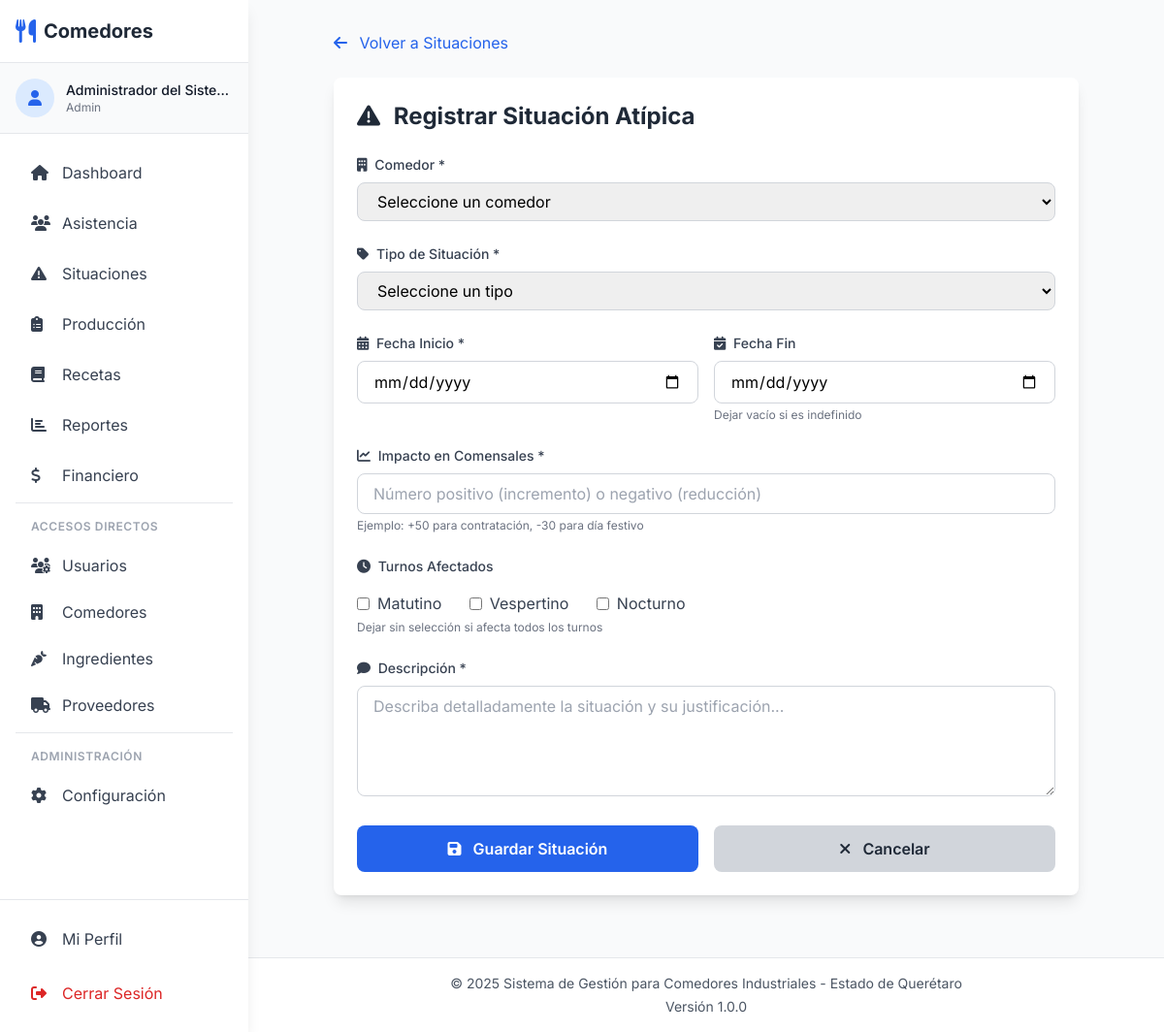
The page /situations/create (signed in) on the database its author committed.
### tables this page shows
CREATE TABLE IF NOT EXISTS turnos (
    id INT AUTO_INCREMENT PRIMARY KEY,
    nombre VARCHAR(50) NOT NULL,
    hora_inicio TIME NOT NULL,
    hora_fin TIME NOT NULL,
    descripcion VARCHAR(200),
    activo TINYINT(1) DEFAULT 1
);

### config/Database.php (called while the page is built, shortened)
<?php
class Database {
    private static $instance = null;
    private $connection;
    private function __construct() {
        try {
            $dsn = "mysql:host=" . DB_HOST . ";dbname=" . DB_NAME . ";charset=" . DB_CHARSET;
            $this->connection = new PDO($dsn, DB_USER, DB_PASS);
            $this->connection->setAttribute(PDO::ATTR_ERRMODE, PDO::ERRMODE_EXCEPTION);
            $this->connection->setAttribute(PDO::ATTR_DEFAULT_FETCH_MODE, PDO::FETCH_ASSOC);
        } catch(PDOException $e) {
            die("Database Connection Error: " . $e->getMessage());
        }
    }
    public static function getInstance() {
        if (self::$instance === null) {
            self::$instance = new self();
        }
        return self::$instance;
    }
    public function getConnection() {
        return $this->connection;
    }
}

### app/controllers/SituationsController.php (called while the page is built, shortened)
<?php
class SituationsController extends Controller {
    public function create() {
        $stmt = $this->db->query("SELECT * FROM comedores WHERE activo = 1 ORDER BY nombre");
        $comedores = $stmt->fetchAll();
        $stmt = $this->db->query("SELECT * FROM turnos WHERE activo = 1 ORDER BY hora_inicio");
        $turnos = $stmt->fetchAll();
        $data = [
            'title' => 'Registrar Situación Atípica',
            'comedores' => $comedores,
            'turnos' => $turnos,
            'csrf_token' => $this->generateCsrfToken()
        ];
        $this->view('situations/create', $data);
    }
}

### public/index.php (called while the page is built, shortened)
<?php
require_once APP_PATH . '/Router.php';
require_once APP_PATH . '/Controller.php';
$router = new Router();
$router->get('/', 'AuthController', 'index');
$router->get('/login', 'AuthController', 'login');
$router->post('/login', 'AuthController', 'doLogin');
$router->get('/logout', 'AuthController', 'logout');
$router->get('/forgot-password', 'AuthController', 'forgotPassword');
$router->post('/forgot-password', 'AuthController', 'sendPasswordReset');
$router->get('/reset-password', 'AuthController', 'resetPassword');
$router->post('/reset-password', 'AuthController', 'doResetPassword');
$router->get('/dashboard', 'DashboardController', 'index');
$router->get('/dashboard/stats', 'DashboardController', 'stats');
$router->get('/attendance', 'AttendanceController', 'index');
$router->get('/attendance/history', 'AttendanceController', 'history');
$router->get('/attendance/record', 'AttendanceController', 'recordForm');
$router->post('/attendance/record', 'AttendanceController', 'saveRecord');
$router->get('/attendance/projections', 'AttendanceController', 'projections');
$router->post('/attendance/calculate-projection', 'AttendanceController', 'calculateProjection');
$router->get('/situations', 'SituationsController', 'index');
$router->get('/situations/create', 'SituationsController', 'create');
$router->post('/situations/create', 'SituationsController', 'store');
$router->get('/situations/edit/:id', 'SituationsController', 'edit');
$router->post('/situations/update/:id', 'SituationsController', 'update');
$router->post('/situations/delete/:id', 'SituationsController', 'delete');
$router->get('/production', 'ProductionController', 'index');
$router->get('/production/create', 'ProductionController', 'create');
$router->post('/production/create', 'ProductionController', 'store');
$router->get('/production/view/:id', 'ProductionController', 'viewOrder');
$router->get('/production/edit/:id', 'ProductionController', 'edit');
$router->post('/production/update/:id', 'ProductionController', 'update');
$router->post('/production/calculate-ingredients', 'ProductionController', 'calculateIngredients');
$router->get('/production/print/:id', 'ProductionController', 'print');
$router->get('/recipes', 'RecipesController', 'index');
$router->get('/recipes/create', 'RecipesController', 'create');
$router->post('/recipes/create', 'RecipesController', 'store');
$router->get('/recipes/view/:id', 'RecipesController', 'viewRecipe');
$router->get('/recipes/edit/:id', 'RecipesController', 'edit');
$router->post('/recipes/update/:id', 'RecipesController', 'update');
$router->get('/reports', 'ReportsController', 'index');
$router->get('/reports/attendance', 'ReportsController', 'attendance');
$router->get('/reports/deviation', 'ReportsController', 'deviation');
$router->get('/reports/production', 'ReportsController', 'production');
$router->get('/reports/costs', 'ReportsController', 'costs');
$router->get('/reports/export-data', 'ReportsController', 'exportData');
$router->post('/reports/generate', 'ReportsController', 'generate');
$router->get('/reports/export/:type', 'ReportsController', 'export');
$router->get('/settings', 'SettingsController', 'index');
$router->post('/settings/update', 'SettingsController', 'update');
$router->get('/settings/users', 'SettingsController', 'users');
$router->post('/settings/users/create', 'SettingsController', 'createUser');
$router->get('/settings/users/get/:id', 'SettingsController', 'getUser');
$router->post('/settings/users/update', 'SettingsController', 'updateUser');
$router->post('/settings/users/delete', 'SettingsController', 'deleteUser');
$router->get('/settings/comedores', 'SettingsController', 'comedores');
$router->post('/settings/comedores/create', 'SettingsController', 'createComedor');
$router->get('/settings/comedores/get/:id', 'SettingsController', 'getComedor');
$router->post('/settings/comedores/update', 'SettingsController', 'updateComedor');
$router->post('/settings/comedores/delete', 'SettingsController', 'deleteComedor');
$router->get('/settings/ingredients', 'SettingsController', 'ingredients');
$router->post('/settings/ingredients/create', 'SettingsController', 'createIngredient');
$router->post('/settings/ingredients/update', 'SettingsController', 'updateIngredient');
$router->get('/settings/ingredients/get/:id', 'SettingsController', 'getIngredient');
$router->post('/settings/ingredients/toggle', 'SettingsController', 'toggleIngredient');
$router->post('/settings/ingredients/delete', 'SettingsController', 'deleteIngredient');
$router->get('/profile', 'ProfileController', 'index');
$router->get('/profile/change-password', 'ProfileController', 'changePassword');
$router->post('/profile/update-password', 'ProfileController', 'updatePassword');
$router->get('/financial', 'FinancialController', 'index');
$router->get('/financial/transactions', 'FinancialController', 'transactions');
$router->get('/financial/recent-movements', 'FinancialController', 'recentMovements');
$router->get('/financial/budgets', 'FinancialController', 'budgets');
$router->get('/financial/reports', 'FinancialController', 'reports');
$router->get('/financial/categories', 'FinancialController', 'categories');
$router->get('/financial/monthly-report', 'FinancialController', 'monthlyReport');
$router->get('/financial/account-statement', 'FinancialController', 'accountStatement');
$router->get('/financial/category-analysis', 'FinancialController', 'categoryAnalysis');
$router->post('/financial/transactions/create', 'FinancialController', 'createTransaction');
$router->post('/financial/budgets/create', 'FinancialController', 'createBudget');
$router->post('/financial/categories/create', 'FinancialController', 'createCategory');
$router->get('/financial/categories/get/:id', 'FinancialController', 'getCategory');
$router->post('/financial/categories/update', 'FinancialController', 'updateCategory');
$router->post('/financial/categories/toggle', 'FinancialController', 'toggleCategory');
$router->get('/suppliers', 'SuppliersController', 'index');
$router->post('/suppliers/create', 'SuppliersController', 'create');
$router->get('/suppliers/get/:id', 'SuppliersController', 'get');
$router->post('/suppliers/update', 'SuppliersController', 'update');
$router->post('/suppliers/toggle', 'SuppliersController', 'toggle');
$router->post('/suppliers/delete', 'SuppliersController', 'delete');
$router->post('/api/attendance/sync', 'ApiController', 'syncAttendance');
$router->post('/api/projections/get', 'ApiController', 'getProjections');
$router->post('/api/production/export', 'ApiController', 'exportProduction');
$router->get('/api/employees/sync', 'ApiController', 'syncEmployees');
$router->dispatch();

### app/views/situations/create.php (the view, shortened to what this page needs)
<?php require_once APP_PATH . '/views/layouts/header.php'; ?>
<?php require_once APP_PATH . '/views/layouts/nav.php'; ?>
<div class="container mx-auto px-4 py-8">
    <div class="max-w-3xl mx-auto">
        <div class="mb-6">
            <a href="<?php echo Router::url('/situations'); ?>" class="text-blue-600 hover:text-blue-700">
                <i class="fas fa-arrow-left mr-2"></i> Volver a Situaciones
            </a>
        </div>
        <div class="bg-white rounded-lg shadow-lg p-6">
            <h2 class="text-2xl font-bold text-gray-800 mb-6">
                <i class="fas fa-exclamation-triangle mr-2"></i> Registrar Situación Atípica
            </h2>
            <form method="POST" action="<?php echo Router::url('/situations/create'); ?>" class="space-y-6">
                <div>
                    <label for="comedor_id" class="block text-sm font-medium text-gray-700 mb-2">
                        <i class="fas fa-building mr-1"></i> Comedor *
                    </label>
                    <select id="comedor_id" name="comedor_id" required class="w-full px-4 py-2 border border-gray-300 rounded-lg">
                        <option value="">Seleccione un comedor</option>
                    </select>
                </div>
                <div>
                    <label for="tipo" class="block text-sm font-medium text-gray-700 mb-2">
                        <i class="fas fa-tag mr-1"></i> Tipo de Situación *
                    </label>
                    <select id="tipo" name="tipo" required class="w-full px-4 py-2 border border-gray-300 rounded-lg">
                        <option value="">Seleccione un tipo</option>
                    </select>
                </div>
                <div class="grid grid-cols-1 md:grid-cols-2 gap-4">
                    <div>
                        <label for="fecha_inicio" class="block text-sm font-medium text-gray-700 mb-2">
                            <i class="fas fa-calendar-alt mr-1"></i> Fecha Inicio *
                        </label>
                        <input type="date" id="fecha_inicio" name="fecha_inicio" required class="w-full px-4 py-2 border border-gray-300 rounded-lg">
                    </div>
                    <div>
                        <label for="fecha_fin" class="block text-sm font-medium text-gray-700 mb-2">
                            <i class="fas fa-calendar-check mr-1"></i> Fecha Fin
                        </label>
                        <input type="date" id="fecha_fin" name="fecha_fin" class="w-full px-4 py-2 border border-gray-300 rounded-lg">
                        <p class="text-xs text-gray-500 mt-1">Dejar vacío si es indefinido</p>
                    </div>
                </div>
                <div>
                    <label for="impacto_comensales" class="block text-sm font-medium text-gray-700 mb-2">
                        <i class="fas fa-chart-line mr-1"></i> Impacto en Comensales *
                    </label>
                    <input
                        type="number"
                        id="impacto_comensales"
                        name="impacto_comensales"
                        required
                        placeholder="Número positivo (incremento) o negativo (reducción)"
                        class="w-full px-4 py-2 border border-gray-300 rounded-lg"
                    >
                    <p class="text-xs text-gray-500 mt-1">
                        Ejemplo: +50 para contratación, -30 para día festivo
                    </p>
                </div>
                <div>
                    <label class="block text-sm font-medium text-gray-700 mb-2">
                        <i class="fas fa-clock mr-1"></i> Turnos Afectados
                    </label>
                    <div class="space-y-2">
                        <?php foreach ($turnos as $turno): ?>
                        <label class="inline-flex items-center mr-6">
                            <input type="checkbox" name="turnos_afectados[]" value="<?php echo htmlspecialchars($turno['nombre']); ?>" class="rounded">
                            <span class="ml-2 text-gray-700"><?php echo htmlspecialchars($turno['nombre']); ?></span>
                        </label>
                        <?php endforeach; ?>
                    </div>
                    <p class="text-xs text-gray-500 mt-1">Dejar sin selección si afecta todos los turnos</p>
                </div>
                <div>
                    <label for="descripcion" class="block text-sm font-medium text-gray-700 mb-2">
                        <i class="fas fa-comment mr-1"></i> Descripción *
                    </label>
                    <textarea
                        id="descripcion"
                        name="descripcion"
                        rows="4"
                        required
                        placeholder="Describa detalladamente la situación y su justificación..."
                        class="w-full px-4 py-2 border border-gray-300 rounded-lg"
                    ></textarea>
                </div>
                <div class="flex space-x-4">
                    <button type="submit" class="flex-1 bg-blue-600 hover:bg-blue-700 text-white font-semibold py-3 px-6 rounded-lg">
                        <i class="fas fa-save mr-2"></i> Guardar Situación
                    </button>
                    <a href="<?php echo Router::url('/situations'); ?>" class="flex-1 bg-gray-300 hover:bg-gray-400 text-gray-800 font-semibold py-3 px-6 rounded-lg text-center">
                        <i class="fas fa-times mr-2"></i> Cancelar
                    </a>
                </div>
            </form>
        </div>
    </div>
</div>
<?php require_once APP_PATH . '/views/layouts/footer.php'; ?>

### app/Router.php (shortened to what this page needs)
<?php
class Router {
    private $routes = [];
    public function add($method, $path, $controller, $action) {
        $this->routes[] = [
            'method' => strtoupper($method),
            'path' => $path,
            'controller' => $controller,
            'action' => $action
        ];
    }
    public function dispatch() {
        $requestMethod = $_SERVER['REQUEST_METHOD'];
        $requestUri = $_SERVER['REQUEST_URI'];
        $requestUri = strtok($requestUri, '?');
        $scriptName = $_SERVER['SCRIPT_NAME'];
        $basePath = str_replace('/index.php', '', $scriptName);
        $requestPath = str_replace($basePath, '', $requestUri);
        foreach ($this->routes as $route) {
            if ($route['method'] === $requestMethod) {
                $pattern = $this->convertToRegex($route['path']);
                if (preg_match($pattern, $requestPath, $matches)) {
                    array_shift($matches);
                    $controllerName = $route['controller'];
                    $controllerFile = APP_PATH . '/controllers/' . $controllerName . '.php';
                    if (file_exists($controllerFile)) {
                        $controller = new $controllerName();
                        $action = $route['action'];
                        if (method_exists($controller, $action)) {
                            call_user_func_array([$controller, $action], $matches);
                            return;
                        } else {
                            $this->error404("Method $action not found in $controllerName");
                            return;
                        }
                    } else {
                        $this->error404("Controller file not found: $controllerFile");
                        return;
                    }
                }
            }
        }
    }
    private function convertToRegex($path) {
        $pattern = preg_replace('/\/:([^\/]+)/', '/([^/]+)', $path);
        return '#^' . $pattern . '$#';
    }
    public static function url($path = '') {
        return BASE_URL . $path;
    }
}

### app/views/layouts/header.php (style rules this page uses)
body { font-family: 'Inter', sans-serif; }

### rows shown on the page
turnos: nombre "Matutino"
turnos: nombre "Vespertino"
turnos: nombre "Nocturno"
